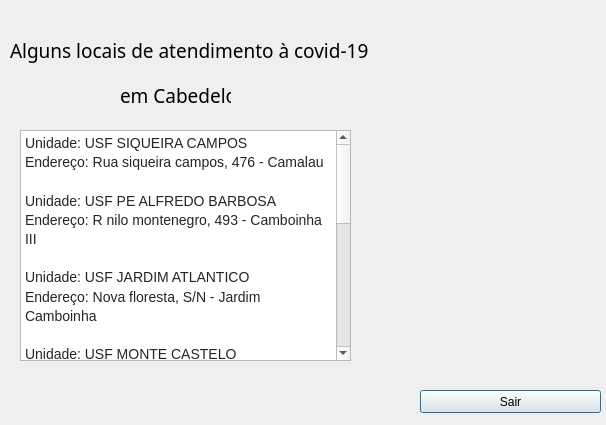
<?xml version="1.0" encoding="UTF-8"?>
<ui version="4.0">
 <class>cbcovid</class>
 <widget class="QDialog" name="cbcovid">
  <property name="geometry">
   <rect>
    <x>0</x>
    <y>0</y>
    <width>606</width>
    <height>425</height>
   </rect>
  </property>
  <property name="windowTitle">
   <string>Dialog</string>
  </property>
  <widget class="QTextBrowser" name="textBrowser">
   <property name="geometry">
    <rect>
     <x>20</x>
     <y>130</y>
     <width>331</width>
     <height>231</height>
    </rect>
   </property>
   <property name="html">
    <string>&lt;!DOCTYPE HTML PUBLIC &quot;-//W3C//DTD HTML 4.0//EN&quot; &quot;http://www.w3.org/TR/REC-html40/strict.dtd&quot;&gt;
&lt;html&gt;&lt;head&gt;&lt;meta name=&quot;qrichtext&quot; content=&quot;1&quot; /&gt;&lt;style type=&quot;text/css&quot;&gt;
p, li { white-space: pre-wrap; }
&lt;/style&gt;&lt;/head&gt;&lt;body style=&quot; font-family:'MS Shell Dlg 2'; font-size:8.25pt; font-weight:400; font-style:normal;&quot;&gt;
&lt;h3 style=&quot; margin-top:0px; margin-bottom:0px; margin-left:0px; margin-right:0px; -qt-block-indent:0; text-indent:0px; line-height:120%; background-color:#ffffff;&quot;&gt;&lt;span style=&quot; font-family:'Comfortaa','cursive'; font-size:8pt; font-weight:496; color:#212529; background-color:#ffffff;&quot;&gt;Unidade: USF SIQUEIRA CAMPOS&lt;/span&gt;&lt;/h3&gt;
&lt;h3 style=&quot; margin-top:0px; margin-bottom:0px; margin-left:0px; margin-right:0px; -qt-block-indent:0; text-indent:0px; line-height:120%; background-color:#ffffff;&quot;&gt;&lt;span style=&quot; font-family:'Comfortaa','cursive'; font-size:8pt; font-weight:496; color:#212529; background-color:#ffffff;&quot;&gt;Endereço: Rua siqueira campos, 476 - Camalau&lt;/span&gt;&lt;/h3&gt;
&lt;h3 style=&quot;-qt-paragraph-type:empty; margin-top:0px; margin-bottom:0px; margin-left:0px; margin-right:0px; -qt-block-indent:0; text-indent:0px; line-height:120%; font-family:'Comfortaa','cursive'; font-size:8pt; font-weight:496; color:#212529; background-color:#ffffff;&quot;&gt;&lt;br /&gt;&lt;/h3&gt;
&lt;h3 style=&quot; margin-top:0px; margin-bottom:0px; margin-left:0px; margin-right:0px; -qt-block-indent:0; text-indent:0px; line-height:120%; background-color:#ffffff;&quot;&gt;&lt;span style=&quot; font-family:'Comfortaa','cursive'; font-size:8pt; font-weight:496; color:#212529; background-color:#ffffff;&quot;&gt;Unidade: USF PE ALFREDO BARBOSA&lt;/span&gt;&lt;/h3&gt;
&lt;h3 style=&quot; margin-top:0px; margin-bottom:0px; margin-left:0px; margin-right:0px; -qt-block-indent:0; text-indent:0px; line-height:120%; background-color:#ffffff;&quot;&gt;&lt;span style=&quot; font-family:'Comfortaa','cursive'; font-size:8pt; font-weight:496; color:#212529; background-color:#ffffff;&quot;&gt;Endereço: R nilo montenegro, 493 - Camboinha III&lt;/span&gt;&lt;/h3&gt;
&lt;h3 style=&quot;-qt-paragraph-type:empty; margin-top:0px; margin-bottom:0px; margin-left:0px; margin-right:0px; -qt-block-indent:0; text-indent:0px; line-height:120%; font-family:'Comfortaa','cursive'; font-size:8pt; font-weight:496; color:#212529; background-color:#ffffff;&quot;&gt;&lt;br /&gt;&lt;/h3&gt;
&lt;h3 style=&quot; margin-top:0px; margin-bottom:0px; margin-left:0px; margin-right:0px; -qt-block-indent:0; text-indent:0px; line-height:120%; background-color:#ffffff;&quot;&gt;&lt;span style=&quot; font-family:'Comfortaa','cursive'; font-size:8pt; font-weight:496; color:#212529; background-color:#ffffff;&quot;&gt;Unidade: USF JARDIM ATLANTICO&lt;/span&gt;&lt;/h3&gt;
&lt;h3 style=&quot; margin-top:0px; margin-bottom:0px; margin-left:0px; margin-right:0px; -qt-block-indent:0; text-indent:0px; line-height:120%; background-color:#ffffff;&quot;&gt;&lt;span style=&quot; font-family:'Comfortaa','cursive'; font-size:8pt; font-weight:496; color:#212529; background-color:#ffffff;&quot;&gt;Endereço: Nova floresta, S/N - Jardim Camboinha&lt;/span&gt;&lt;/h3&gt;
&lt;h3 style=&quot;-qt-paragraph-type:empty; margin-top:0px; margin-bottom:0px; margin-left:0px; margin-right:0px; -qt-block-indent:0; text-indent:0px; line-height:120%; font-family:'Comfortaa','cursive'; font-size:8pt; font-weight:496; color:#212529; background-color:#ffffff;&quot;&gt;&lt;br /&gt;&lt;/h3&gt;
&lt;h3 style=&quot; margin-top:0px; margin-bottom:0px; margin-left:0px; margin-right:0px; -qt-block-indent:0; text-indent:0px; line-height:120%; background-color:#ffffff;&quot;&gt;&lt;span style=&quot; font-family:'Comfortaa','cursive'; font-size:8pt; font-weight:496; color:#212529; background-color:#ffffff;&quot;&gt;Unidade: USF MONTE CASTELO&lt;/span&gt;&lt;/h3&gt;
&lt;h3 style=&quot; margin-top:0px; margin-bottom:0px; margin-left:0px; margin-right:0px; -qt-block-indent:0; text-indent:0px; line-height:120%; background-color:#ffffff;&quot;&gt;&lt;span style=&quot; font-family:'Comfortaa','cursive'; font-size:8pt; font-weight:496; color:#212529; background-color:#ffffff;&quot;&gt;Endereço: Rua manoel felicio pinto, 152 - Monte castelo&lt;/span&gt;&lt;/h3&gt;
&lt;h3 style=&quot;-qt-paragraph-type:empty; margin-top:0px; margin-bottom:0px; margin-left:0px; margin-right:0px; -qt-block-indent:0; text-indent:0px; line-height:120%; font-family:'Comfortaa','cursive'; font-size:8pt; font-weight:496; color:#212529; background-color:#ffffff;&quot;&gt;&lt;br /&gt;&lt;/h3&gt;
&lt;h3 style=&quot; margin-top:0px; margin-bottom:0px; margin-left:0px; margin-right:0px; -qt-block-indent:0; text-indent:0px; line-height:120%; background-color:#ffffff;&quot;&gt;&lt;span style=&quot; font-family:'Comfortaa','cursive'; font-size:8pt; font-weight:496; color:#212529; background-color:#ffffff;&quot;&gt;Unidade: USF OCEANIA VI&lt;/span&gt;&lt;/h3&gt;
&lt;h3 style=&quot; margin-top:0px; margin-bottom:0px; margin-left:0px; margin-right:0px; -qt-block-indent:0; text-indent:0px; line-height:120%; background-color:#ffffff;&quot;&gt;&lt;span style=&quot; font-family:'Comfortaa','cursive'; font-size:8pt; font-weight:496; color:#212529; background-color:#ffffff;&quot;&gt;Endereço: Rua lirios do vale, S/N - Oceania&lt;/span&gt;&lt;/h3&gt;
&lt;h3 style=&quot;-qt-paragraph-type:empty; margin-top:0px; margin-bottom:0px; margin-left:0px; margin-right:0px; -qt-block-indent:0; text-indent:0px; line-height:120%; font-family:'Comfortaa','cursive'; font-size:8pt; font-weight:496; color:#212529; background-color:#ffffff;&quot;&gt;&lt;br /&gt;&lt;/h3&gt;
&lt;h3 style=&quot; margin-top:0px; margin-bottom:0px; margin-left:0px; margin-right:0px; -qt-block-indent:0; text-indent:0px; line-height:120%; background-color:#ffffff;&quot;&gt;&lt;span style=&quot; font-family:'Comfortaa','cursive'; font-size:8pt; font-weight:496; color:#212529; background-color:#ffffff;&quot;&gt;Unidade: USF RENASCER III EQ I&lt;/span&gt;&lt;/h3&gt;
&lt;h3 style=&quot; margin-top:0px; margin-bottom:0px; margin-left:0px; margin-right:0px; -qt-block-indent:0; text-indent:0px; line-height:120%; background-color:#ffffff;&quot;&gt;&lt;span style=&quot; font-family:'Comfortaa','cursive'; font-size:8pt; font-weight:496; color:#212529; background-color:#ffffff;&quot;&gt;Endereço: Rua ambrosio miranda de araujo, 277 - Renascer&lt;/span&gt;&lt;/h3&gt;
&lt;h3 style=&quot;-qt-paragraph-type:empty; margin-top:0px; margin-bottom:0px; margin-left:0px; margin-right:0px; -qt-block-indent:0; text-indent:0px; line-height:120%; font-family:'Comfortaa','cursive'; font-size:8pt; font-weight:496; color:#212529; background-color:#ffffff;&quot;&gt;&lt;br /&gt;&lt;/h3&gt;
&lt;h3 style=&quot; margin-top:0px; margin-bottom:0px; margin-left:0px; margin-right:0px; -qt-block-indent:0; text-indent:0px; line-height:120%; background-color:#ffffff;&quot;&gt;&lt;span style=&quot; font-family:'Comfortaa','cursive'; font-size:8pt; font-weight:496; color:#212529; background-color:#ffffff;&quot;&gt;Unidade: USF JACARE&lt;/span&gt;&lt;/h3&gt;
&lt;h3 style=&quot; margin-top:0px; margin-bottom:0px; margin-left:0px; margin-right:0px; -qt-block-indent:0; text-indent:0px; line-height:120%; background-color:#ffffff;&quot;&gt;&lt;span style=&quot; font-family:'Comfortaa','cursive'; font-size:8pt; font-weight:496; color:#212529; background-color:#ffffff;&quot;&gt;Endereço: Vila dos pescadores, 277 - Jacaré&lt;/span&gt;&lt;/h3&gt;
&lt;h3 style=&quot;-qt-paragraph-type:empty; margin-top:0px; margin-bottom:0px; margin-left:0px; margin-right:0px; -qt-block-indent:0; text-indent:0px; line-height:120%; font-family:'Comfortaa','cursive'; font-size:8pt; font-weight:496; color:#212529; background-color:#ffffff;&quot;&gt;&lt;br /&gt;&lt;/h3&gt;
&lt;h3 style=&quot; margin-top:0px; margin-bottom:0px; margin-left:0px; margin-right:0px; -qt-block-indent:0; text-indent:0px; line-height:120%; background-color:#ffffff;&quot;&gt;&lt;span style=&quot; font-family:'Comfortaa','cursive'; font-size:8pt; font-weight:496; color:#212529; background-color:#ffffff;&quot;&gt;Unidade: USF SALINAS RIBAMAR&lt;/span&gt;&lt;/h3&gt;
&lt;h3 style=&quot; margin-top:0px; margin-bottom:0px; margin-left:0px; margin-right:0px; -qt-block-indent:0; text-indent:0px; line-height:120%; background-color:#ffffff;&quot;&gt;&lt;span style=&quot; font-family:'Comfortaa','cursive'; font-size:8pt; font-weight:496; color:#212529; background-color:#ffffff;&quot;&gt;Endereço: Sao pedro, S/N - Salinas Ribamar&lt;/span&gt;&lt;/h3&gt;
&lt;h3 style=&quot;-qt-paragraph-type:empty; margin-top:0px; margin-bottom:0px; margin-left:0px; margin-right:0px; -qt-block-indent:0; text-indent:0px; line-height:120%; font-family:'Comfortaa','cursive'; font-size:8pt; font-weight:496; color:#212529; background-color:#ffffff;&quot;&gt;&lt;br /&gt;&lt;/h3&gt;
&lt;h3 style=&quot; margin-top:0px; margin-bottom:0px; margin-left:0px; margin-right:0px; -qt-block-indent:0; text-indent:0px; line-height:120%; background-color:#ffffff;&quot;&gt;&lt;span style=&quot; font-family:'Comfortaa','cursive'; font-size:8pt; font-weight:496; color:#212529; background-color:#ffffff;&quot;&gt;Unidade: USF INTERMARES&lt;/span&gt;&lt;/h3&gt;
&lt;h3 style=&quot; margin-top:0px; margin-bottom:0px; margin-left:0px; margin-right:0px; -qt-block-indent:0; text-indent:0px; line-height:120%; background-color:#ffffff;&quot;&gt;&lt;span style=&quot; font-family:'Comfortaa','cursive'; font-size:8pt; font-weight:496; color:#212529; background-color:#ffffff;&quot;&gt;Endereço: Rua golfo de guine, 28 - Intermares&lt;/span&gt;&lt;/h3&gt;&lt;/body&gt;&lt;/html&gt;</string>
   </property>
  </widget>
  <widget class="QLabel" name="label">
   <property name="geometry">
    <rect>
     <x>10</x>
     <y>30</y>
     <width>381</width>
     <height>41</height>
    </rect>
   </property>
   <property name="font">
    <font>
     <family>MV Boli</family>
     <pointsize>14</pointsize>
    </font>
   </property>
   <property name="text">
    <string>Alguns locais de atendimento à covid-19</string>
   </property>
  </widget>
  <widget class="QLabel" name="label_2">
   <property name="geometry">
    <rect>
     <x>120</x>
     <y>80</y>
     <width>111</width>
     <height>31</height>
    </rect>
   </property>
   <property name="font">
    <font>
     <family>MV Boli</family>
     <pointsize>14</pointsize>
    </font>
   </property>
   <property name="text">
    <string>em Cabedelo</string>
   </property>
  </widget>
  <widget class="QLabel" name="label_3">
   <property name="geometry">
    <rect>
     <x>400</x>
     <y>20</y>
     <width>141</width>
     <height>101</height>
    </rect>
   </property>
   <property name="text">
    <string/>
   </property>
   <property name="pixmap">
    <pixmap resource="Apoio.qrc">:/Imagens/Downloads/Brasao_Cabedelo_PB-removebg-preview.png</pixmap>
   </property>
   <property name="scaledContents">
    <bool>true</bool>
   </property>
  </widget>
  <widget class="QLabel" name="label_4">
   <property name="geometry">
    <rect>
     <x>350</x>
     <y>130</y>
     <width>241</width>
     <height>221</height>
    </rect>
   </property>
   <property name="text">
    <string/>
   </property>
   <property name="pixmap">
    <pixmap>E:/Felipe/Tec-Pro/Projeto/ProjetoTec/CoronaAten.png</pixmap>
   </property>
   <property name="scaledContents">
    <bool>true</bool>
   </property>
  </widget>
  <widget class="QPushButton" name="pushButton">
   <property name="geometry">
    <rect>
     <x>420</x>
     <y>390</y>
     <width>181</width>
     <height>23</height>
    </rect>
   </property>
   <property name="text">
    <string>Sair</string>
   </property>
  </widget>
 </widget>
 <resources>
  <include location="Apoio.qrc"/>
 </resources>
 <connections/>
</ui>
